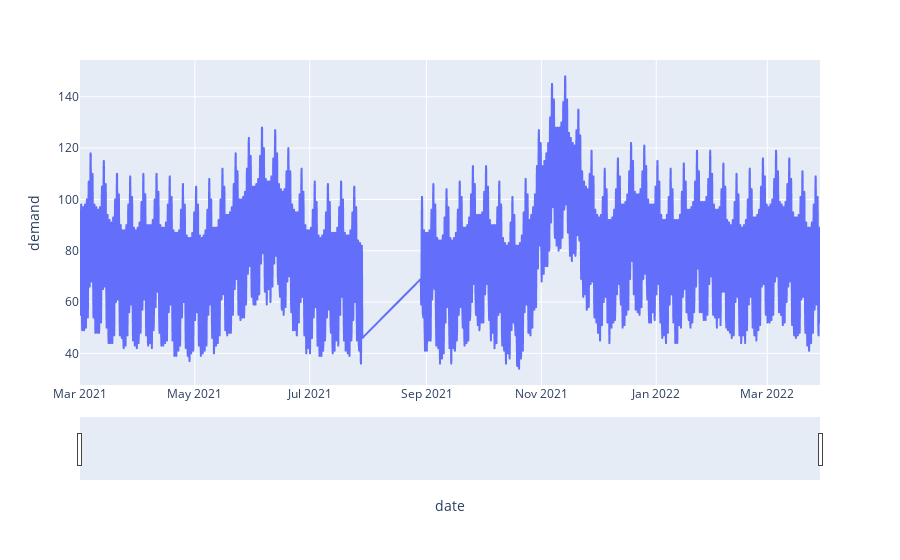

Here is the notebook cell this chart was saved with:
### Code cell
fig = px.line(training_data, x='date', y='demand')
fig.update_xaxes(rangeslider_visible=True)
fig.show()

### Figure 1 — Plotly figure (JSON) as saved in the notebook; plotly's stock layout.template omitted (floating-point values rounded to 4 significant figures; data arrays with more than 128 entries replaced by an {"elided": "..."} marker saying what was removed)
{"data": [{"hovertemplate": "date=%{x}<br>demand=%{y}<extra></extra>", "legendgroup": "", "line": {"color": "#636efa", "dash": "solid"}, "marker": {"symbol": "circle"}, "mode": "lines", "name": "", "showlegend": false, "type": "scattergl", "x": {"elided": "7650 str values"}, "xaxis": "x", "y": {"elided": "7650 int values"}, "yaxis": "y"}], "layout": {"legend": {"tracegroupgap": 0}, "margin": {"t": 60}, "xaxis": {"anchor": "y", "domain": [0, 1], "rangeslider": {"visible": true}, "title": {"text": "date"}}, "yaxis": {"anchor": "x", "domain": [0, 1], "title": {"text": "demand"}}}}
